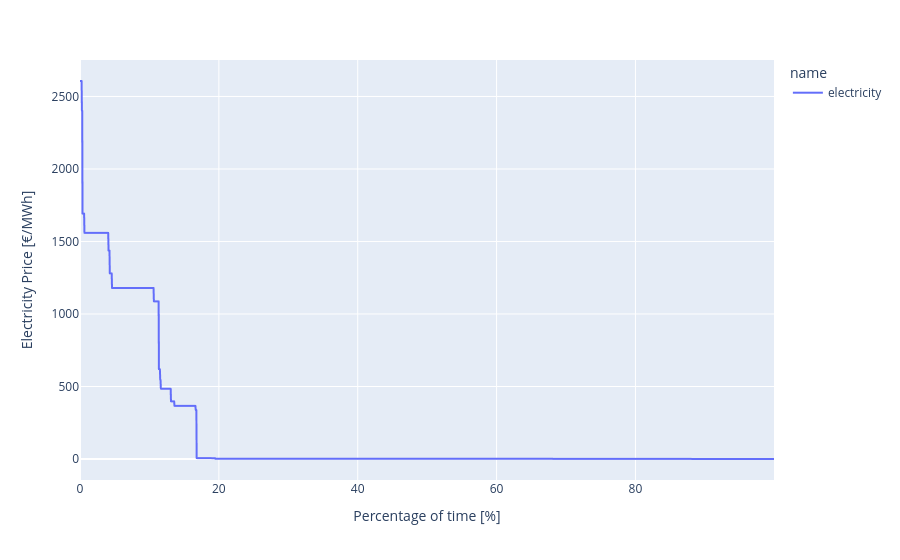

The cell this chart's notebook holds for it:
### Markdown cell above
And present it as a price duration curve:

### Code cell
pdc = n.buses_t.marginal_price.sort_values(
    by="electricity", ascending=False
).reset_index(drop=True)
pdc.index = [i * resolution / 8760 * 100 for i in range(len(pdc))]
pdc.plot(labels=dict(value="Electricity Price [€/MWh]", index="Percentage of time [%]"))

### Figure 1 — Plotly figure (JSON) as saved in the notebook; plotly's stock layout.template omitted (floating-point values rounded to 4 significant figures; data arrays with more than 128 entries replaced by an {"elided": "..."} marker saying what was removed)
{"data": [{"hovertemplate": "name=electricity<br>Percentage of time [%]=%{x}<br>Electricity Price [€/MWh]=%{y}<extra></extra>", "legendgroup": "electricity", "line": {"color": "#636efa", "dash": "solid"}, "marker": {"symbol": "circle"}, "mode": "lines", "name": "electricity", "showlegend": true, "type": "scattergl", "x": {"elided": "2190 float values"}, "xaxis": "x", "y": {"elided": "2190 float values"}, "yaxis": "y"}], "layout": {"legend": {"title": {"text": "name"}, "tracegroupgap": 0}, "margin": {"t": 60}, "xaxis": {"anchor": "y", "domain": [0, 1], "title": {"text": "Percentage of time [%]"}}, "yaxis": {"anchor": "x", "domain": [0, 1], "title": {"text": "Electricity Price [€/MWh]"}}}}
